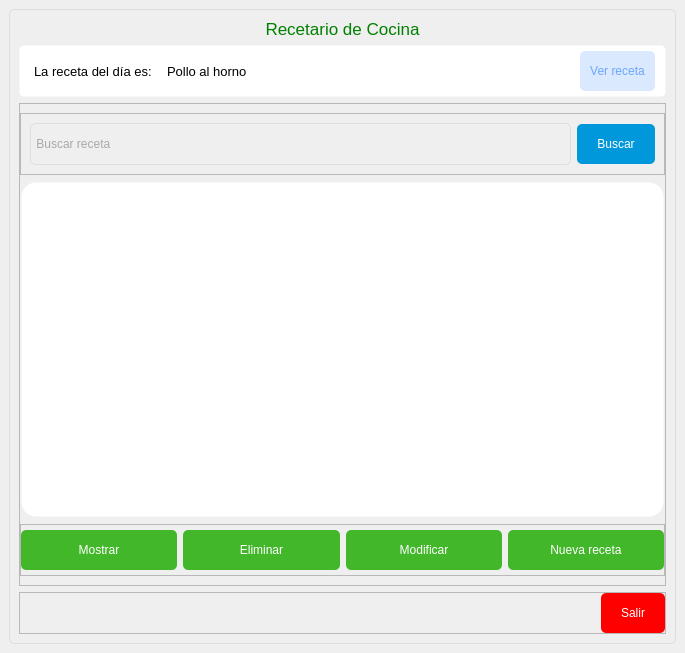
<?xml version="1.0" encoding="UTF-8"?>
<ui version="4.0">
 <class>MainWindow</class>
 <widget class="QMainWindow" name="MainWindow">
  <property name="geometry">
   <rect>
    <x>0</x>
    <y>0</y>
    <width>685</width>
    <height>653</height>
   </rect>
  </property>
  <property name="windowTitle">
   <string>MainWindow</string>
  </property>
  <widget class="QWidget" name="centralwidget">
   <layout class="QVBoxLayout" name="verticalLayout">
    <item>
     <widget class="QFrame" name="content">
      <property name="layoutDirection">
       <enum>Qt::LeftToRight</enum>
      </property>
      <property name="styleSheet">
       <string notr="true">QFrame#content {
	background-color : transparent;
	border: 1px solid #DADDE1;
	border-radius: 5px;
	min-width : 400px;
	min-height : 460px;
}

QLineEdit, QComboBox, QTextEdit{
	background-color : transparent;
	border : 1px solid #DADDE1;
	border-radius : 5px;
	color : #616161;
	min-height : 40px;
	font : 77 18px &quot;Arial&quot;;
}</string>
      </property>
      <property name="frameShape">
       <enum>QFrame::StyledPanel</enum>
      </property>
      <property name="frameShadow">
       <enum>QFrame::Raised</enum>
      </property>
      <layout class="QVBoxLayout" name="verticalLayout_2">
       <item>
        <widget class="QLabel" name="lbl_brand">
         <property name="sizePolicy">
          <sizepolicy hsizetype="Preferred" vsizetype="Fixed">
           <horstretch>0</horstretch>
           <verstretch>0</verstretch>
          </sizepolicy>
         </property>
         <property name="font">
          <font>
           <pointsize>13</pointsize>
          </font>
         </property>
         <property name="styleSheet">
          <string notr="true">QLabel {
	color : green;
}</string>
         </property>
         <property name="text">
          <string>Recetario de Cocina</string>
         </property>
         <property name="alignment">
          <set>Qt::AlignCenter</set>
         </property>
        </widget>
       </item>
       <item>
        <widget class="QFrame" name="frame">
         <property name="sizePolicy">
          <sizepolicy hsizetype="Preferred" vsizetype="Fixed">
           <horstretch>0</horstretch>
           <verstretch>0</verstretch>
          </sizepolicy>
         </property>
         <property name="styleSheet">
          <string notr="true">QFrame {
	background-color: #FFF;
	border : 1px solid;
	border-color: transparent;
    border-radius: 5px;
}</string>
         </property>
         <property name="frameShape">
          <enum>QFrame::StyledPanel</enum>
         </property>
         <property name="frameShadow">
          <enum>QFrame::Raised</enum>
         </property>
         <layout class="QHBoxLayout" name="horizontalLayout_2">
          <property name="leftMargin">
           <number>10</number>
          </property>
          <property name="topMargin">
           <number>5</number>
          </property>
          <property name="rightMargin">
           <number>10</number>
          </property>
          <property name="bottomMargin">
           <number>5</number>
          </property>
          <item>
           <widget class="QLabel" name="lbl_brand_2">
            <property name="sizePolicy">
             <sizepolicy hsizetype="Fixed" vsizetype="Preferred">
              <horstretch>0</horstretch>
              <verstretch>0</verstretch>
             </sizepolicy>
            </property>
            <property name="font">
             <font>
              <pointsize>10</pointsize>
             </font>
            </property>
            <property name="text">
             <string>La receta del día es:</string>
            </property>
           </widget>
          </item>
          <item>
           <widget class="QLabel" name="lbl_recipe_day">
            <property name="font">
             <font>
              <pointsize>10</pointsize>
             </font>
            </property>
            <property name="text">
             <string>Pollo al horno</string>
            </property>
           </widget>
          </item>
          <item>
           <widget class="QPushButton" name="btn_open_recipe">
            <property name="sizePolicy">
             <sizepolicy hsizetype="Fixed" vsizetype="Fixed">
              <horstretch>0</horstretch>
              <verstretch>0</verstretch>
             </sizepolicy>
            </property>
            <property name="minimumSize">
             <size>
              <width>0</width>
              <height>40</height>
             </size>
            </property>
            <property name="styleSheet">
             <string notr="true">QPushButton {
	color : #6BA6FD;
	border-style : solid;
	border-radius: 5px;
	min-height : 40px;
	font : 77 18px &quot;Arial&quot;;
	background-color : #DBE9FF;
	padding-left : 10px;
	padding-right : 10px;
}

QPushButton:hover {
	border: 1px solid #FFF;
	border-radius: 5px;
}

QPushButton:pressed {
	background-color : transparent;
	color : #6BA6FD;
	border: 1px solid #6BA6FD;
	border-radius: 5px;
}
</string>
            </property>
            <property name="text">
             <string>Ver receta</string>
            </property>
           </widget>
          </item>
         </layout>
        </widget>
       </item>
       <item>
        <widget class="QFrame" name="frame_2">
         <property name="frameShape">
          <enum>QFrame::StyledPanel</enum>
         </property>
         <property name="frameShadow">
          <enum>QFrame::Raised</enum>
         </property>
         <layout class="QVBoxLayout" name="verticalLayout_3">
          <property name="leftMargin">
           <number>0</number>
          </property>
          <property name="rightMargin">
           <number>0</number>
          </property>
          <item>
           <widget class="QFrame" name="frame_4">
            <property name="frameShape">
             <enum>QFrame::StyledPanel</enum>
            </property>
            <property name="frameShadow">
             <enum>QFrame::Raised</enum>
            </property>
            <layout class="QHBoxLayout" name="horizontalLayout_3">
             <item>
              <widget class="QLineEdit" name="input_search">
               <property name="placeholderText">
                <string> Buscar receta</string>
               </property>
              </widget>
             </item>
             <item>
              <widget class="QPushButton" name="btn_search">
               <property name="sizePolicy">
                <sizepolicy hsizetype="Preferred" vsizetype="Fixed">
                 <horstretch>0</horstretch>
                 <verstretch>0</verstretch>
                </sizepolicy>
               </property>
               <property name="toolTip">
                <string>Mostrar productos</string>
               </property>
               <property name="styleSheet">
                <string notr="true">QPushButton {
	color : #FFFFFF;
	border-style : solid;
	border-radius: 5px;
	min-height : 40px;
	font : 77 18px &quot;Arial&quot;;
	background-color : #0098DA;
	padding-left : 20px;
	padding-right : 20px;
}

QPushButton:hover {
	border: 1px solid #FFF;
	border-radius: 5px;
}

QPushButton:pressed {
	background-color : transparent;
	color : #0098DA;
	border: 1px solid #0098DA;
	border-radius: 5px;
}</string>
               </property>
               <property name="text">
                <string>Buscar</string>
               </property>
              </widget>
             </item>
            </layout>
           </widget>
          </item>
          <item>
           <widget class="QFrame" name="fme_cards">
            <property name="styleSheet">
             <string notr="true">QFrame {
	background-color: #FFF;
	border : 1px solid;
	border-color: transparent;
    border-radius: 15px;
}

#fme_cards {
	background-color: transparent;
}

#fme_icon_card_0, #fme_icon_card_1, #fme_icon_card_2 {
	background-position: center center;
    background-repeat: no-repeat;
	min-height : 130px;
	max-height : 130px;
}

#fme_icon_card_0 {
	background-image : url(:/images/assets/img/cart-shopping.png);
}

#fme_icon_card_1 {
	background-image : url(:/images/assets/img/basket.png);
}

#fme_icon_card_2 {
	background-image : url(:/images/assets/img/heart.png);
}

#lbl_card_title_0, #lbl_card_title_1, #lbl_card_title_2 {
	color : #848688;
	font : 22px &quot;Arial&quot;;
}

#lbl_card_cnt_0, #lbl_card_cnt_1, #lbl_card_cnt_2 {
	color : #848688;
	font : 50px &quot;Arial&quot;;
}</string>
            </property>
            <property name="frameShape">
             <enum>QFrame::StyledPanel</enum>
            </property>
            <property name="frameShadow">
             <enum>QFrame::Raised</enum>
            </property>
            <layout class="QHBoxLayout" name="horizontalLayout_9">
             <property name="spacing">
              <number>12</number>
             </property>
             <property name="leftMargin">
              <number>0</number>
             </property>
             <property name="topMargin">
              <number>0</number>
             </property>
             <property name="rightMargin">
              <number>0</number>
             </property>
             <property name="bottomMargin">
              <number>0</number>
             </property>
             <item>
              <widget class="QFrame" name="fme_card_2">
               <property name="frameShape">
                <enum>QFrame::StyledPanel</enum>
               </property>
               <property name="frameShadow">
                <enum>QFrame::Raised</enum>
               </property>
               <layout class="QVBoxLayout" name="verticalLayout_15">
                <property name="spacing">
                 <number>0</number>
                </property>
                <property name="leftMargin">
                 <number>5</number>
                </property>
                <property name="topMargin">
                 <number>5</number>
                </property>
                <property name="rightMargin">
                 <number>5</number>
                </property>
                <property name="bottomMargin">
                 <number>5</number>
                </property>
                <item>
                 <widget class="QScrollArea" name="scrollArea">
                  <property name="styleSheet">
                   <string notr="true">QScrollArea {
	background-color : transparent;
	border : 1px solid;
	border-color: transparent;
    border-radius: 15px;
}
QScrollBar {
	margin: 5px;
	min-width: 20px;
	min-height: 20px;
}</string>
                  </property>
                  <property name="widgetResizable">
                   <bool>true</bool>
                  </property>
                  <widget class="QWidget" name="scrollAreaWidgetContents">
                   <property name="geometry">
                    <rect>
                     <x>0</x>
                     <y>0</y>
                     <width>621</width>
                     <height>293</height>
                    </rect>
                   </property>
                   <property name="styleSheet">
                    <string notr="true">QWidget {
	background-color : transparent;
	border : none;
}

QFrame {
	background-color : transparent;
	border : none;
	border-color: transparent;
    border-radius: 0px;
}

QPushButton {
	background-color : transparent;
	border : none;
	border-color: transparent;
    border-radius: 0px;
}</string>
                   </property>
                   <layout class="QVBoxLayout" name="verticalLayout_task"/>
                  </widget>
                 </widget>
                </item>
               </layout>
              </widget>
             </item>
            </layout>
           </widget>
          </item>
          <item>
           <widget class="QFrame" name="frame_5">
            <property name="frameShape">
             <enum>QFrame::StyledPanel</enum>
            </property>
            <property name="frameShadow">
             <enum>QFrame::Raised</enum>
            </property>
            <layout class="QHBoxLayout" name="horizontalLayout_4">
             <property name="leftMargin">
              <number>0</number>
             </property>
             <property name="topMargin">
              <number>5</number>
             </property>
             <property name="rightMargin">
              <number>0</number>
             </property>
             <property name="bottomMargin">
              <number>5</number>
             </property>
             <item>
              <widget class="QPushButton" name="btn_open">
               <property name="sizePolicy">
                <sizepolicy hsizetype="Preferred" vsizetype="Fixed">
                 <horstretch>0</horstretch>
                 <verstretch>0</verstretch>
                </sizepolicy>
               </property>
               <property name="toolTip">
                <string>Mostrar productos</string>
               </property>
               <property name="styleSheet">
                <string notr="true">QPushButton {
	color : #FFFFFF;
	border-style : solid;
	border-radius: 5px;
	min-height : 40px;
	font : 77 18px &quot;Arial&quot;;
	background-color : #42B72A;
	padding-left : 20px;
	padding-right : 20px;
}

QPushButton:hover {
	border: 1px solid #FFF;
	border-radius: 5px;
}

QPushButton:pressed {
	background-color : transparent;
	color : #42B72A;
	border: 1px solid #42B72A;
	border-radius: 5px;
}

</string>
               </property>
               <property name="text">
                <string>Mostrar</string>
               </property>
              </widget>
             </item>
             <item>
              <widget class="QPushButton" name="btn_remove">
               <property name="sizePolicy">
                <sizepolicy hsizetype="Preferred" vsizetype="Fixed">
                 <horstretch>0</horstretch>
                 <verstretch>0</verstretch>
                </sizepolicy>
               </property>
               <property name="toolTip">
                <string>Mostrar productos</string>
               </property>
               <property name="styleSheet">
                <string notr="true">QPushButton {
	color : #FFFFFF;
	border-style : solid;
	border-radius: 5px;
	min-height : 40px;
	font : 77 18px &quot;Arial&quot;;
	background-color : #42B72A;
	padding-left : 20px;
	padding-right : 20px;
}

QPushButton:hover {
	border: 1px solid #FFF;
	border-radius: 5px;
}

QPushButton:pressed {
	background-color : transparent;
	color : #42B72A;
	border: 1px solid #42B72A;
	border-radius: 5px;
}

</string>
               </property>
               <property name="text">
                <string>Eliminar</string>
               </property>
              </widget>
             </item>
             <item>
              <widget class="QPushButton" name="btn_edit">
               <property name="sizePolicy">
                <sizepolicy hsizetype="Preferred" vsizetype="Fixed">
                 <horstretch>0</horstretch>
                 <verstretch>0</verstretch>
                </sizepolicy>
               </property>
               <property name="toolTip">
                <string>Mostrar productos</string>
               </property>
               <property name="styleSheet">
                <string notr="true">QPushButton {
	color : #FFFFFF;
	border-style : solid;
	border-radius: 5px;
	min-height : 40px;
	font : 77 18px &quot;Arial&quot;;
	background-color : #42B72A;
	padding-left : 20px;
	padding-right : 20px;
}

QPushButton:hover {
	border: 1px solid #FFF;
	border-radius: 5px;
}

QPushButton:pressed {
	background-color : transparent;
	color : #42B72A;
	border: 1px solid #42B72A;
	border-radius: 5px;
}

</string>
               </property>
               <property name="text">
                <string>Modificar</string>
               </property>
              </widget>
             </item>
             <item>
              <widget class="QPushButton" name="btn_new">
               <property name="sizePolicy">
                <sizepolicy hsizetype="Preferred" vsizetype="Fixed">
                 <horstretch>0</horstretch>
                 <verstretch>0</verstretch>
                </sizepolicy>
               </property>
               <property name="toolTip">
                <string>Mostrar productos</string>
               </property>
               <property name="styleSheet">
                <string notr="true">QPushButton {
	color : #FFFFFF;
	border-style : solid;
	border-radius: 5px;
	min-height : 40px;
	font : 77 18px &quot;Arial&quot;;
	background-color : #42B72A;
	padding-left : 20px;
	padding-right : 20px;
}

QPushButton:hover {
	border: 1px solid #FFF;
	border-radius: 5px;
}

QPushButton:pressed {
	background-color : transparent;
	color : #42B72A;
	border: 1px solid #42B72A;
	border-radius: 5px;
}

</string>
               </property>
               <property name="text">
                <string>Nueva receta</string>
               </property>
              </widget>
             </item>
            </layout>
           </widget>
          </item>
         </layout>
        </widget>
       </item>
       <item>
        <widget class="QFrame" name="frame_3">
         <property name="sizePolicy">
          <sizepolicy hsizetype="Preferred" vsizetype="Fixed">
           <horstretch>0</horstretch>
           <verstretch>0</verstretch>
          </sizepolicy>
         </property>
         <property name="layoutDirection">
          <enum>Qt::LeftToRight</enum>
         </property>
         <property name="frameShape">
          <enum>QFrame::StyledPanel</enum>
         </property>
         <property name="frameShadow">
          <enum>QFrame::Raised</enum>
         </property>
         <layout class="QHBoxLayout" name="horizontalLayout">
          <property name="spacing">
           <number>0</number>
          </property>
          <property name="leftMargin">
           <number>0</number>
          </property>
          <property name="topMargin">
           <number>0</number>
          </property>
          <property name="rightMargin">
           <number>0</number>
          </property>
          <property name="bottomMargin">
           <number>0</number>
          </property>
          <item>
           <spacer name="horizontalSpacer">
            <property name="orientation">
             <enum>Qt::Horizontal</enum>
            </property>
            <property name="sizeHint" stdset="0">
             <size>
              <width>40</width>
              <height>20</height>
             </size>
            </property>
           </spacer>
          </item>
          <item>
           <widget class="QPushButton" name="btn_exit">
            <property name="sizePolicy">
             <sizepolicy hsizetype="Fixed" vsizetype="Fixed">
              <horstretch>0</horstretch>
              <verstretch>0</verstretch>
             </sizepolicy>
            </property>
            <property name="toolTip">
             <string>Mostrar productos</string>
            </property>
            <property name="layoutDirection">
             <enum>Qt::LeftToRight</enum>
            </property>
            <property name="styleSheet">
             <string notr="true">QPushButton {
	color : #FFFFFF;
	border-style : solid;
	border-radius: 5px;
	min-height : 40px;
	font : 77 18px &quot;Arial&quot;;
	background-color : red;
	padding-left : 20px;
	padding-right : 20px;
}

QPushButton:hover {
	border: 1px solid #FFF;
	border-radius: 5px;
}

QPushButton:pressed {
	background-color : transparent;
	color : red;
	border: 1px solid red;
	border-radius: 5px;
}

</string>
            </property>
            <property name="text">
             <string>Salir</string>
            </property>
           </widget>
          </item>
         </layout>
        </widget>
       </item>
      </layout>
     </widget>
    </item>
   </layout>
  </widget>
 </widget>
 <resources>
  <include location="../assets/assets.qrc"/>
 </resources>
 <connections/>
</ui>
